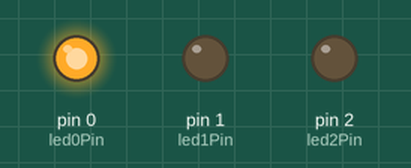
A sketch run on a simulated Arduino Uno, built with avr-gcc and run on an emulated ATmega328P. On the bench: output pins drawn as LEDs (lit = HIGH).

Above: at 3.2 s.
At 4.2 s:
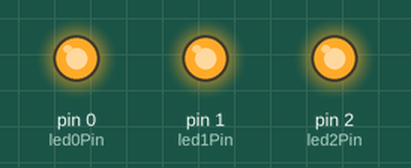
At 5.7 s:
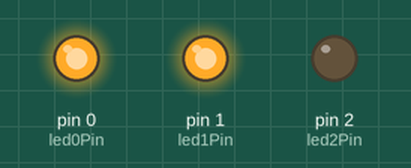
At 6.7 s:
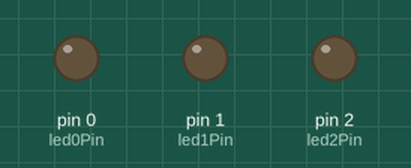
Timing chart, 0 to 7.6 s (numbered marks = the images above):
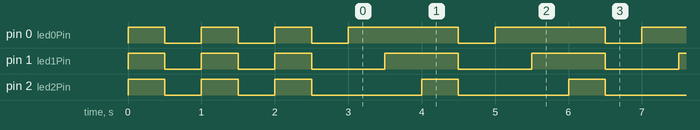

The sketch:

_3_LED_Sequence.ino
```cpp
int delayTime = 500;
int led0Pin = 0;
int led1Pin = 1;
int led2Pin = 2;
void setup() {
  // put your setup code here, to run once:
pinMode(led0Pin,OUTPUT);
pinMode(led1Pin,OUTPUT);
pinMode(led2Pin,OUTPUT);
for(int blinkCount = 0; blinkCount < 3; blinkCount++) {
digitalWrite(led0Pin,HIGH);
digitalWrite(led1Pin,HIGH);
digitalWrite(led2Pin,HIGH);
delay(delayTime);
digitalWrite(led0Pin,LOW);
digitalWrite(led1Pin,LOW);
digitalWrite(led2Pin,LOW);
delay(delayTime);
}
}
void loop() {
  // put your main code here, to run repeatedly:
digitalWrite(led0Pin,HIGH);
digitalWrite(led1Pin,LOW);
digitalWrite(led2Pin,LOW);
delay(delayTime);
digitalWrite(led0Pin,HIGH);
digitalWrite(led1Pin,HIGH);
digitalWrite(led2Pin,LOW);
delay(delayTime);
digitalWrite(led0Pin,HIGH);
digitalWrite(led1Pin,HIGH);
digitalWrite(led2Pin,HIGH);
delay(delayTime);
digitalWrite(led0Pin,LOW);
digitalWrite(led1Pin,LOW);
digitalWrite(led2Pin,LOW);
delay(delayTime);
}
```

Measured:
- by itself, pin 0 (led0Pin): goes LOW 0.50 s, HIGH 0.50 s, LOW 0.50 s, HIGH 0.50 s, 63 × (LOW 0.50 s, HIGH 1.5 s), LOW 0.50 s, then HIGH
- by itself, pin 1 (led1Pin): goes LOW 0.50 s, HIGH 0.50 s, LOW 0.50 s, HIGH 0.50 s, 63 × (LOW 1.0 s, HIGH 1.0 s), LOW 1.0 s, then HIGH
- by itself, pin 2 (led2Pin): goes LOW 0.50 s, HIGH 0.50 s, LOW 0.50 s, 63 × (HIGH 0.50 s, LOW 1.5 s), HIGH 0.50 s, then LOW
